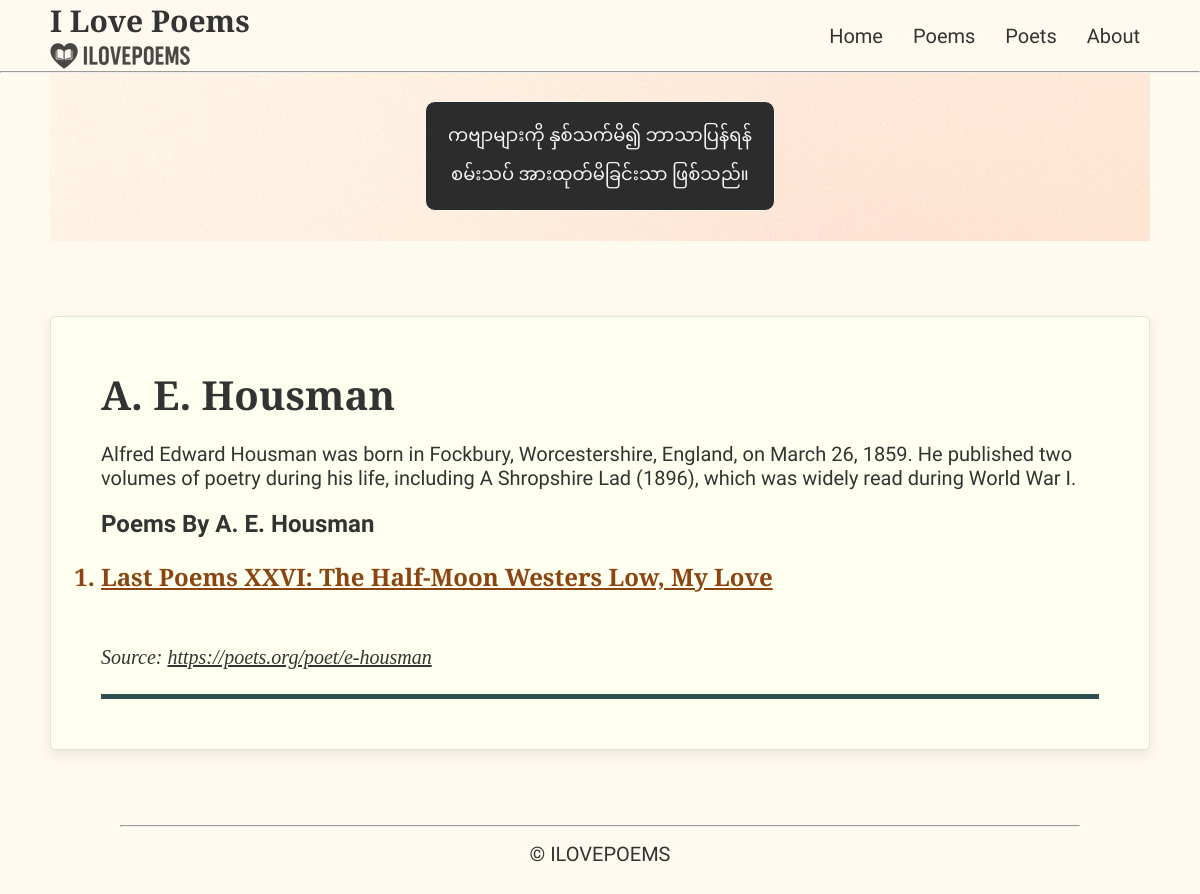
The app's page /poet/6/, older data.
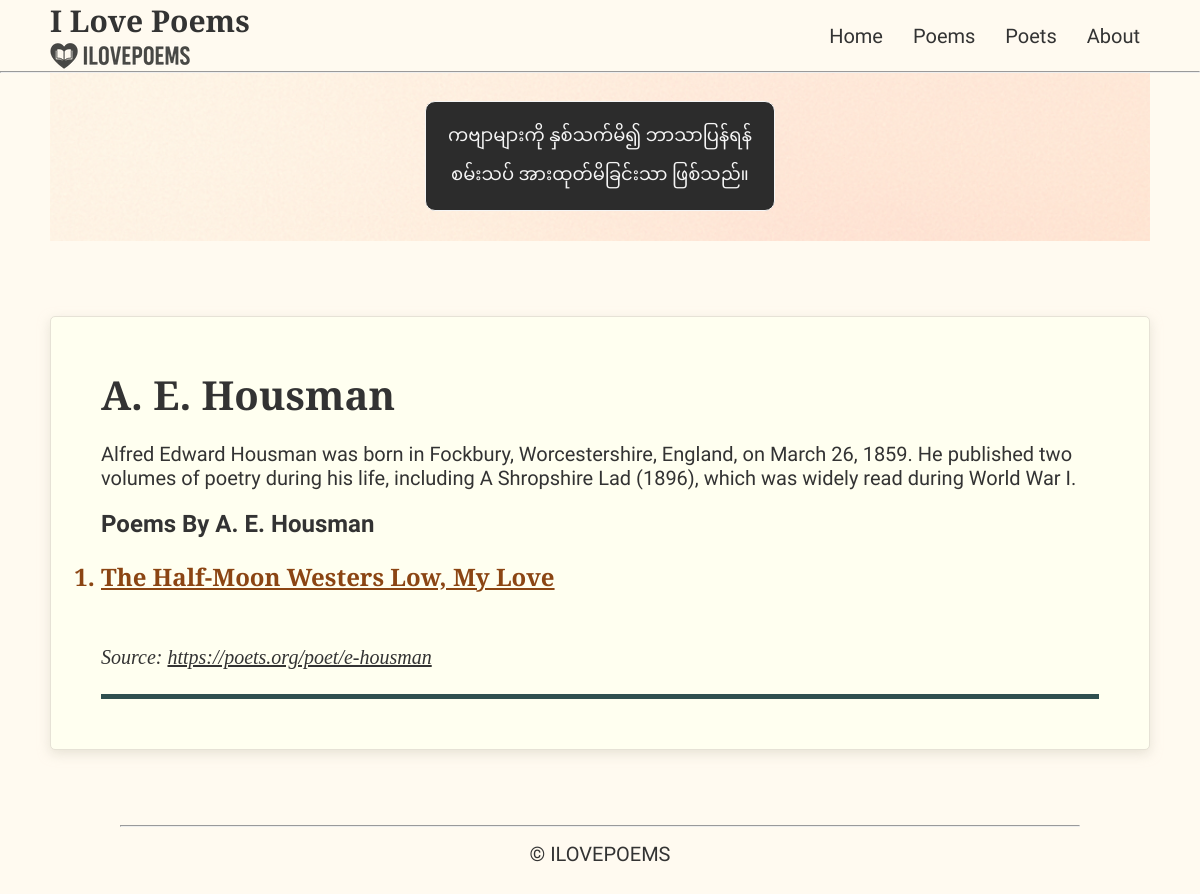
The same page, newer data.
### poems/models.py (models this page shows, shortened)
class Poem(models.Model):
    title_en = models.CharField(max_length=200)
    title_mm = models.CharField(max_length=200)  # Myanmar title
    poem_mm = models.TextField()                  # Myanmar poem content
    poem_en = models.TextField()                  # English poem content
    about = models.TextField(blank=True)          # About the poem
    source = models.CharField(max_length=300, blank=True)
    featured = models.BooleanField(default=False)  # True/False column
    poet = models.ForeignKey('Poet', on_delete=models.CASCADE, related_name='poems')
    date_added = models.DateTimeField("date added")

### poems/views.py (the view)
# urls.py: path('poet/<int:poet_id>/', views.poet, name='poet'),
def poet(request, poet_id):
    poet = get_object_or_404(Poet, pk= poet_id)
    poem_list = Poem.objects.filter(poet= poet_id).order_by("title_en")
    context = {
        "poet": poet,
        "poem_list": poem_list
    }
    return render(request, "poems/poet.html", context)

### poems/templates/poems/poet.html
{% extends "poems/base.html" %}
{% block content %}
    <div class="poem-translation">
        <div class="poem">
            {% if poem_list %}
                <p class="poem-title_en">{{ poet.name_en }}</p>
                <p class="poem-en">{{ poet.about }}</p>
                <p class="poem-en poet_work">Poems by {{ poet.name_en }}</p>
                <ol class="list">
                    {% for poem in poem_list %}
                        <li class="poems_list_items poet">
                            <span class="poet-wrapper">
                                <a href="{% url 'poems:poem' poem.id %}" class="poet">{{ poem.title_en|striptags }}</a>
                            </span>
                        </li>
                    {% endfor %}
                </ol>
            {% endif %}
        </div>
        <div class="note poet_about">
            Source:
            <a href="{{ poet.source }}"
               class="source"
               target="_blank"
               rel="noopener noreferrer">{{ poet.source }}</a>
        </div>
        <hr class="bottom_bar">
    </div>
{% endblock content %}

Row changes from the older to the newer data that the page shows:
changed Poem: title_en "Last Poems XXVI: The Half-Moon Westers Low, My Love" → "The Half-Moon Westers Low, My Love"
